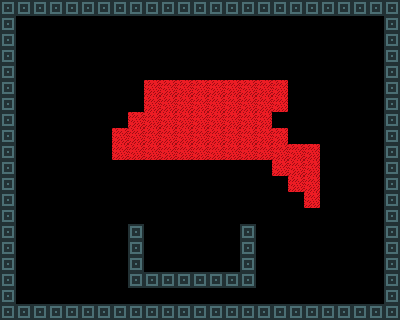

This game map was drawn from its Tiled (.tmx) file and the tilesets committed beside it. A one-line description and the trimmed map source follow:
An orthogonal 25x20 tile map with 16x16 px tiles, 1 tile layer (Tile Layer 1).

<map version="1.0" orientation="orthogonal" width="25" height="20" tilewidth="16" tileheight="16">
 <tileset firstgid="1" name="spritesheet1" tilewidth="16" tileheight="16">
  <image source="../moneyorlove_sprites/spritesheet1.png" width="32" height="64" />
 </tileset>
 <layer name="Tile Layer 1" width="25" height="20">
  <data>[500 cells, 157 non-empty, 2 distinct tile ids]</data>
 </layer>
</map>